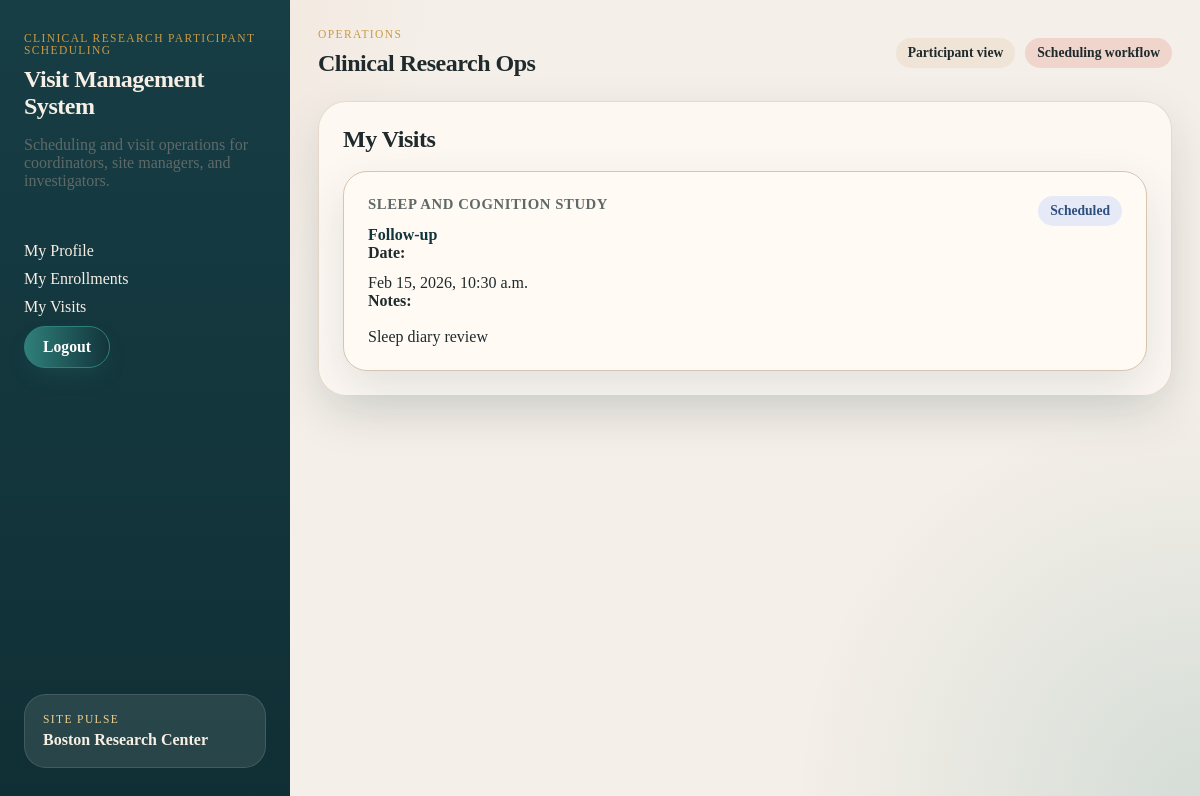
/project/my/visits/ (signed in), run on an earlier commit of the app's database.
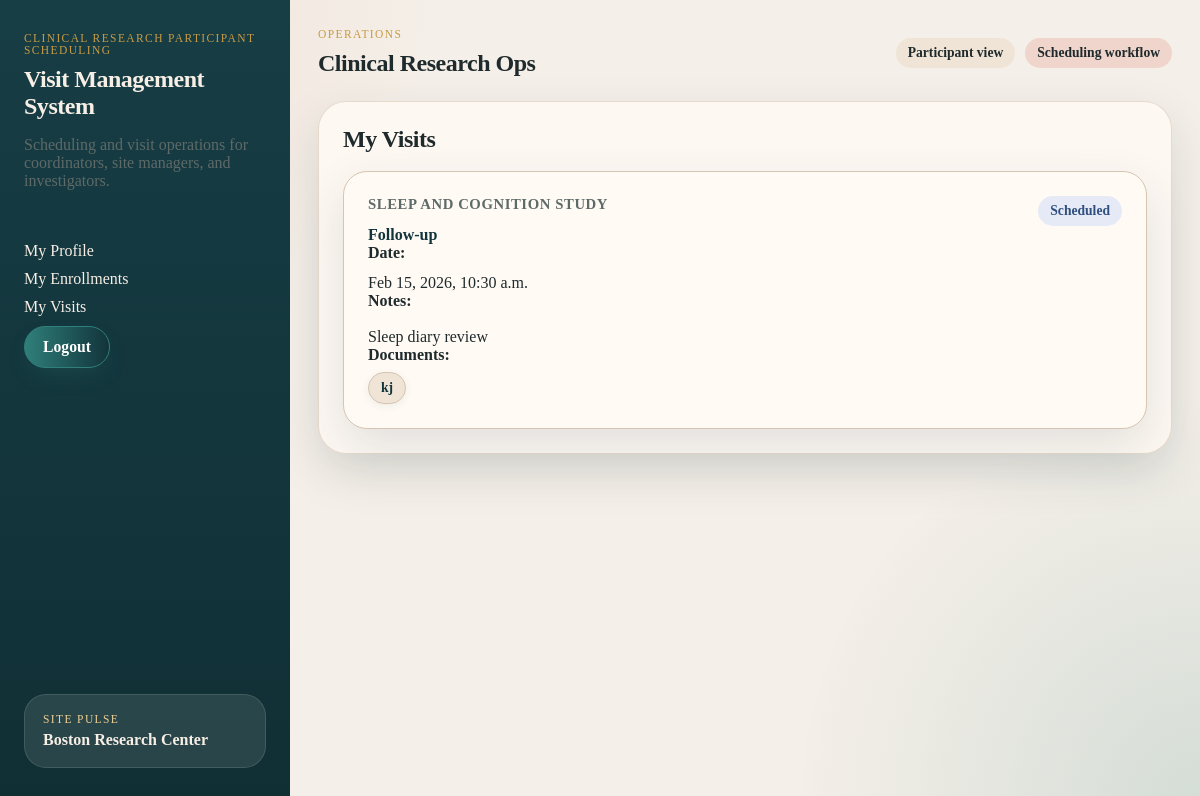
And on a later commit of the database.
### project/models.py (models this page shows, shortened)
class Visit(models.Model):
    enrollment = models.ForeignKey(Enrollment, on_delete=models.CASCADE)  # Link to enrollment
    visit_date = models.DateTimeField()  # Date and time of visit
    visit_type = models.CharField(max_length=100)  # e.g., 'screening', 'follow-up'
    VISIT_STATUS_CHOICES = [
        ('scheduled', 'Scheduled'),
        ('completed', 'Completed'),
        ('canceled', 'Canceled'),
        ('missed', 'Missed'),
    ]
    status = models.CharField(
        max_length=20,
        choices=VISIT_STATUS_CHOICES,
        default='scheduled'
    )
    notes = models.TextField()  # Staff notes

class Study(models.Model):
    title = models.CharField(max_length=200)  # Study title
    protocol_number = models.CharField(max_length=50)  # Unique protocol identifier
    description = models.TextField()  # Study description
    STUDY_STATUS_CHOICES = [
        ('active', 'Active'),
        ('closed', 'Closed'),
        ('paused', 'Paused'),
    ]
    status = models.CharField(
        max_length=20,
        choices=STUDY_STATUS_CHOICES,
        default='active'
    )

class VisitDocument(models.Model):
    visit = models.ForeignKey(Visit, on_delete=models.CASCADE)  # Link to visit
    title = models.CharField(max_length=200)  # Document title
    file = models.FileField(upload_to='documents/')  # Uploaded file
    description = models.TextField()  # Description of the document

### project/views.py (the view)
# urls.py: path("my/visits/", MyVisitsView.as_view(), name="my_visits"),
class MyVisitsView(ParticipantRequiredMixin, ListView):
    model = Visit
    template_name = "project/my_visits.html"
    context_object_name = "visits"
    def get_queryset(self):
        participant = self.request.user.userprofile.participant
        return Visit.objects.filter(
            enrollment__participant=participant
        ).select_related(
            "enrollment",
            "enrollment__study"
        ).order_by("visit_date")
    def get_context_data(self, **kwargs):
        context = super().get_context_data(**kwargs)
        for visit in context["visits"]:
            visit.study_title = visit.enrollment.study.title if visit.enrollment and visit.enrollment.study else ""
            visit.documents = visit.visitdocument_set.all().order_by("title")
        return context

### project/views.py (called while the page is built)
    def test_func(self):
        return hasattr(self.request.user, 'userprofile') and \
               self.request.user.userprofile.role == 'participant'

### project/templates/project/my_visits.html (shortened to what this page needs)
{% extends "project/base.html" %}
{% block content %}
<section class="panel visits-panel">
  <h2>My Visits</h2>
  {% if visits %}
    <div class="visit-cards">
      {% for visit in visits %}
        <div class="visit-card">
          <div class="visit-card-header">
            <div class="visit-study">{{ visit.study_title }}</div>
            <span class="badge visit-badge visit-{{ visit.status }}">{{ visit.get_status_display }}</span>
          </div>
          <div class="visit-type"><strong>{{ visit.visit_type }}</strong></div>
          <div class="visit-meta">
            <strong>Date:</strong> {{ visit.visit_date|date:'M j, Y, g:i a' }}
          </div>
          {% if visit.notes %}
            <div class="visit-notes"><strong>Notes:</strong> {{ visit.notes }}</div>
          {% endif %}
          {% if visit.documents.exists %}
            <div class="visit-documents">
              <strong>Documents:</strong>
              <div class="document-chip-row">
                {% for document in visit.documents %}
                  <a href="{{ document.file.url }}" target="_blank" class="doc-chip">{{ document.title }}</a>
                {% endfor %}
              </div>
            </div>
          {% endif %}
        </div>
      {% endfor %}
    </div>
  {% else %}
    <div class="empty-state">
      <div>No visits scheduled or completed yet.</div>
    </div>
  {% endif %}
</section>
{% endblock %}

### project/templates/project/base.html (shortened to what this page needs)
{% load static %}
<html>
  <head>
    <link rel="stylesheet" href="{% static 'project.css' %}">
  </head>
  <body>
    <div class="shell">
      <aside class="sidebar">
        <div class="brand">
          <p class="eyebrow">Clinical research participant scheduling</p>
          <h1>Visit Management System</h1>
          <p class="brand-copy">Scheduling and visit operations for coordinators, site managers, and investigators.</p>
        </div>
        <nav class="nav">
          {% if request.user.is_authenticated %}
            {% if request.user.userprofile.role == 'coordinator' %}
              <a href="{% url 'project_dashboard' %}">Dashboard</a>
              <a href="{% url 'project_study_list' %}">Studies</a>
              <a href="{% url 'project_participant_list' %}">Participants</a>
              <a href="{% url 'project_visit_calendar' %}">Visit Calendar</a>
              <a href="{% url 'project_scheduling_hub' %}">Scheduling Workspace</a>
            {% elif request.user.userprofile.role == 'participant' %}
              <a href="{% url 'my_profile' %}">My Profile</a>
              <a href="{% url 'my_enrollments' %}">My Enrollments</a>
              <a href="{% url 'my_visits' %}">My Visits</a>
            {% endif %}
            <form action="{% url 'logout' %}" method="post" style="display:inline;">
              <button type="submit" class="btn btn-primary">Logout</button>
            </form>
          {% else %}
            <a href="{% url 'login' %}">Login</a>
          {% endif %}
        </nav>
        <section class="status-card">
          <p class="status-label">Site pulse</p>
          <strong>Boston Research Center</strong>
        </section>
      </aside>
      <main class="main-content">
        <header class="page-header">
          <div>
            <p class="eyebrow">Operations</p>
            <h2>{% block page_title_header %}Clinical Research Ops{% endblock %}</h2>
          </div>
          <div class="header-actions">
            {% if request.user.is_authenticated %}
              {% if request.user.userprofile.role == 'coordinator' %}
                <span class="pill">Coordinator view</span>
              {% elif request.user.userprofile.role == 'participant' %}
                <span class="pill">Participant view</span>
              {% endif %}
            {% endif %}
            <span class="pill muted">Scheduling workflow</span>
          </div>
        </header>
        {% block content %}{% endblock %}
      </main>
    </div>
  </body>
</html>

What changed in the data, as far as the page shows it:
shown differently, row unchanged: Visit "Follow-up": now shows "Documents:"
added VisitDocument: title "kj"
